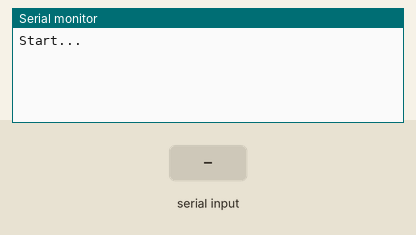
The sketch below on a simulated Arduino Uno, built with avr-gcc and run on an emulated ATmega328P. Shown: the last lines printed to the serial monitor. The test bench sets the inputs (shaded band).

Above: at 1.2 s.
1.3 s: "90,45,200\n" received over the second serial link
At 2.0 s:
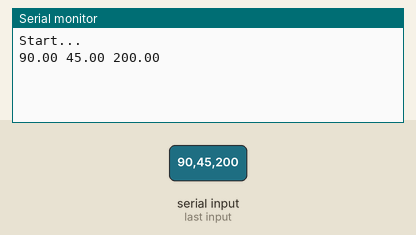
2.8 s: "30,150,10\n" received over the second serial link
At 3.1 s:
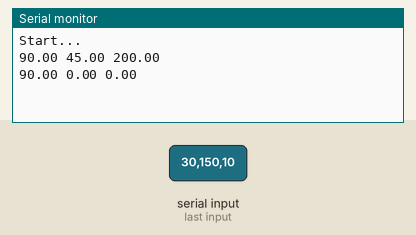

Measured:
- after the input at 1.3 s, the serial monitor: prints a new line at once (image 1)
- after the input at 2.8 s, the serial monitor: prints a new line at once (image 2)

The sketch:

imu.ino
```cpp
#include <SoftwareSerial.h>
SoftwareSerial imuSerial(2,3);

#define SBUF_SIZE 64

char sbuf[SBUF_SIZE];
signed int sbuf_cnt=0;

int EBimuAsciiParser(float *item, int number_of_item) {
    int n,i;
    int rbytes;
    char *addr;
    int result = 0;

    rbytes = imuSerial.available();
    for(n=0;n<rbytes;n++) {
        sbuf[sbuf_cnt] = imuSerial.read();
        if(sbuf[sbuf_cnt]==0x0a) {
            addr = strtok(sbuf,",");
            for(i=0;i<number_of_item;i++) {
                item[i] = atof(addr);
                addr = strtok(NULL,",");
            }
            result = 1;
        }
        else if(sbuf[sbuf_cnt]=='*') {
            sbuf_cnt=-1;
        }
        sbuf_cnt++;
        if(sbuf_cnt>=SBUF_SIZE) sbuf_cnt=0;
    }
    return result;
}

void setup() {
    Serial.begin(9600);
    Serial.println("Start...");
    imuSerial.begin(115200);
}

void loop() {
    float euler[3];
    if(EBimuAsciiParser(euler,3)) {
        Serial.print("\n\r");
        Serial.print(euler[0]);    Serial.print(" ");
        Serial.print(euler[1]);    Serial.print(" ");
        Serial.print(euler[2]);    Serial.print(" ");
    }
}
```
